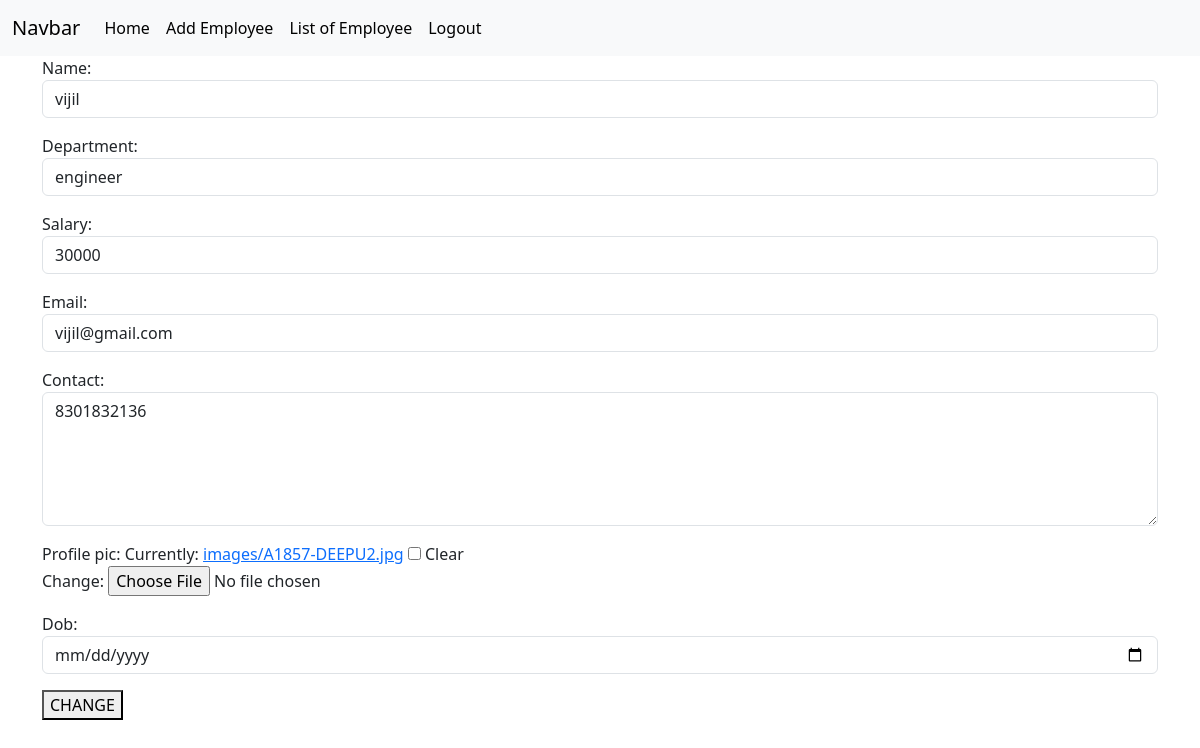
/employee/9/change/ (signed in), run on the app's committed database.
### crm/models.py (models this page shows, shortened)
class Employee(models.Model):
    name=models.CharField(max_length=100)
    department=models.CharField(max_length=100)
    salary=models.PositiveSmallIntegerField()
    email=models.EmailField()
    contact=models.CharField(max_length=200,null=True)
    profile_pic=models.ImageField(upload_to="images",null=True,blank=True)
    dob=models.DateField(null=True,blank=True)

### crm/views.py (the view, shortened to what this page needs)
# urls.py: path("employee/<int:pk>/change/",views.EmployeeUpdateView.as_view(),name="emp_edit"),
@method_decorator(signin_required,name="dispatch")
class EmployeeUpdateView(View):
    def get(self,request,*args,**kwargs):
        id=kwargs.get("pk")
        obj=Employee.objects.get(id=id)
        form=EmployeeModelForm(instance=obj)
        return render(request,"emp_edit.html",{"form":form})

### crm/forms.py
class EmployeeModelForm(forms.ModelForm):
    class Meta:
        model=Employee
        fields="__all__"
        widgets={
            "name":forms.TextInput(attrs={"class":"form-control"}),
            "department":forms.TextInput(attrs={"class":"form-control"}),
            "salary":forms.NumberInput(attrs={"class":"form-control"}),
            "email":forms.EmailInput(attrs={"class":"form-control"}),
            "age":forms.NumberInput(attrs={"class":"form-control"}),
            "contact":forms.Textarea(attrs={"class":"form-control","rows":5}),
            "dob":forms.DateInput(attrs={"class":"form-control","type":"date"})
        }

### crm/views.py (called while the page is built)
def signin_required(fn):
    def wrapper(request,*args,**kwargs):
        if not request.user.is_authenticated:
            messages.error(request,"invalid session")
            return redirect("signin")
        else:
            return fn(request,*args,**kwargs)
    return wrapper

### crm/templates/emp_edit.html (shortened to what this page needs)
{%extends 'base.html'%}
{%block body_block%}
<div class="container">
    <form action="" method="post" enctype="multipart/form-data">
        {{form.as_p}}
        <button type="submit">CHANGE</button>
    </form>
</div>
{%endblock%}

### data on the page
Employee: name "vijil", department "engineer", salary "30000", email "vijil@gmail.com", contact "8301832136"
